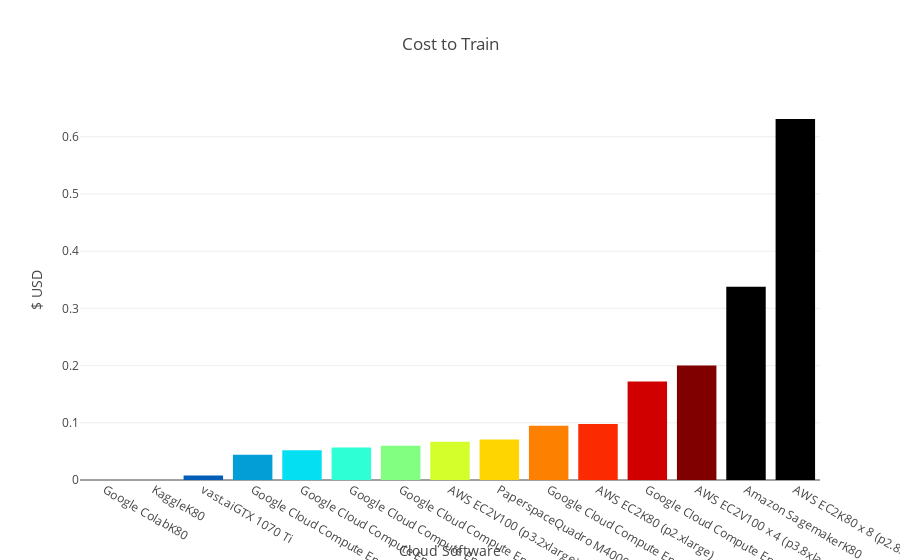

The code cell stored with this chart in its notebook:
### Markdown cell above
Let's make our first chart in Plotly. Let's chart the cost to train.

### Code cell
cmax=200
cmin=50
color_s = np.linspace(cmin, cmax, 13)

data = [
    go.Bar(
        x=df.index,          
        y=df['Cost to Train'],
        marker=dict(
            colorscale='Jet',
            color=color_s,
        ),
    )
]

layout = {
    'title': 'Cost to Train',
    'xaxis': {'title': 'Cloud Software', 'tickmode': 'linear'},
    'yaxis': {'title': "$ USD"}
}

fig = go.Figure(data=data, layout=layout)
py.iplot(fig)

### Figure 1 — Plotly figure (JSON) as saved in the notebook; plotly's stock layout.template omitted (floating-point values rounded to 4 significant figures)
{"data": [{"marker": {"color": [50, 62.5, 75, 87.5, 100, 112.5, 125, 137.5, 150, 162.5, 175, 187.5, 200], "colorscale": "Jet"}, "x": ["Google ColabK80", "KaggleK80", "vast.aiGTX 1070 Ti", "Google Cloud Compute EngineP100", "Google Cloud Compute EngineV100", "Google Cloud Compute EngineP4", "Google Cloud Compute EngineK80", "AWS EC2V100 (p3.2xlarge)", "PaperspaceQuadro M4000", "Google Cloud Compute EngineV100 x 2", "AWS EC2K80 (p2.xlarge)", "Google Cloud Compute EngineV100 x 4  ", "AWS EC2V100 x 4 (p3.8xlarge)", "Amazon SagemakerK80", "AWS EC2K80 x 8 (p2.8xlarge)"], "type": "bar", "y": [0, 0, 0.008, 0.044, 0.052, 0.057, 0.06, 0.067, 0.071, 0.095, 0.098, 0.172, 0.2, 0.338, 0.631], "uid": "92d2300d-086e-4dbc-b029-7c471b3f4e06"}], "layout": {"yaxis": {"title": {"text": "$ USD"}}, "xaxis": {"tickmode": "linear", "title": {"text": "Cloud Software"}}, "title": {"text": "Cost to Train"}}}
